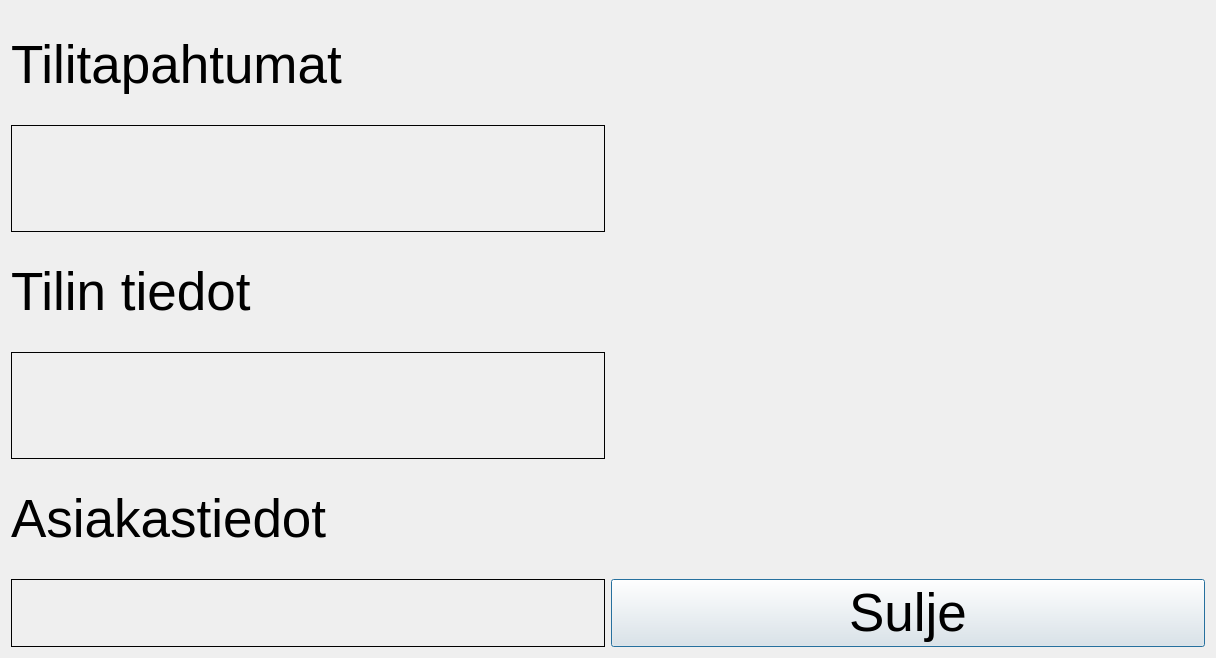
<?xml version="1.0" encoding="UTF-8"?>
<ui version="4.0">
 <class>NaytaSaldo</class>
 <widget class="QDialog" name="NaytaSaldo">
  <property name="windowModality">
   <enum>Qt::ApplicationModal</enum>
  </property>
  <property name="geometry">
   <rect>
    <x>0</x>
    <y>0</y>
    <width>1216</width>
    <height>658</height>
   </rect>
  </property>
  <property name="palette">
   <palette>
    <active>
     <colorrole role="WindowText">
      <brush brushstyle="SolidPattern">
       <color alpha="255">
        <red>170</red>
        <green>85</green>
        <blue>127</blue>
       </color>
      </brush>
     </colorrole>
    </active>
    <inactive>
     <colorrole role="WindowText">
      <brush brushstyle="SolidPattern">
       <color alpha="255">
        <red>170</red>
        <green>85</green>
        <blue>127</blue>
       </color>
      </brush>
     </colorrole>
    </inactive>
    <disabled>
     <colorrole role="WindowText">
      <brush brushstyle="SolidPattern">
       <color alpha="96">
        <red>164</red>
        <green>166</green>
        <blue>168</blue>
       </color>
      </brush>
     </colorrole>
    </disabled>
   </palette>
  </property>
  <property name="font">
   <font>
    <pointsize>50</pointsize>
   </font>
  </property>
  <property name="windowTitle">
   <string>Dialog</string>
  </property>
  <layout class="QGridLayout" name="gridLayout">
   <item row="2" column="0">
    <widget class="QLabel" name="label_2">
     <property name="palette">
      <palette>
       <active>
        <colorrole role="WindowText">
         <brush brushstyle="SolidPattern">
          <color alpha="255">
           <red>0</red>
           <green>0</green>
           <blue>0</blue>
          </color>
         </brush>
        </colorrole>
       </active>
       <inactive>
        <colorrole role="WindowText">
         <brush brushstyle="SolidPattern">
          <color alpha="255">
           <red>0</red>
           <green>0</green>
           <blue>0</blue>
          </color>
         </brush>
        </colorrole>
       </inactive>
       <disabled>
        <colorrole role="WindowText">
         <brush brushstyle="SolidPattern">
          <color alpha="96">
           <red>164</red>
           <green>166</green>
           <blue>168</blue>
          </color>
         </brush>
        </colorrole>
       </disabled>
      </palette>
     </property>
     <property name="font">
      <font>
       <pointsize>40</pointsize>
      </font>
     </property>
     <property name="text">
      <string>Tilin tiedot</string>
     </property>
    </widget>
   </item>
   <item row="3" column="0">
    <widget class="QLabel" name="Saldoaccountballabel">
     <property name="palette">
      <palette>
       <active>
        <colorrole role="WindowText">
         <brush brushstyle="SolidPattern">
          <color alpha="255">
           <red>0</red>
           <green>0</green>
           <blue>0</blue>
          </color>
         </brush>
        </colorrole>
       </active>
       <inactive>
        <colorrole role="WindowText">
         <brush brushstyle="SolidPattern">
          <color alpha="255">
           <red>0</red>
           <green>0</green>
           <blue>0</blue>
          </color>
         </brush>
        </colorrole>
       </inactive>
       <disabled>
        <colorrole role="WindowText">
         <brush brushstyle="SolidPattern">
          <color alpha="96">
           <red>164</red>
           <green>166</green>
           <blue>168</blue>
          </color>
         </brush>
        </colorrole>
       </disabled>
      </palette>
     </property>
     <property name="font">
      <font>
       <pointsize>20</pointsize>
      </font>
     </property>
     <property name="frameShape">
      <enum>QFrame::Box</enum>
     </property>
     <property name="text">
      <string/>
     </property>
    </widget>
   </item>
   <item row="5" column="0">
    <widget class="QLabel" name="Saldocustomerlabel">
     <property name="palette">
      <palette>
       <active>
        <colorrole role="WindowText">
         <brush brushstyle="SolidPattern">
          <color alpha="255">
           <red>0</red>
           <green>0</green>
           <blue>0</blue>
          </color>
         </brush>
        </colorrole>
       </active>
       <inactive>
        <colorrole role="WindowText">
         <brush brushstyle="SolidPattern">
          <color alpha="255">
           <red>0</red>
           <green>0</green>
           <blue>0</blue>
          </color>
         </brush>
        </colorrole>
       </inactive>
       <disabled>
        <colorrole role="WindowText">
         <brush brushstyle="SolidPattern">
          <color alpha="96">
           <red>164</red>
           <green>166</green>
           <blue>168</blue>
          </color>
         </brush>
        </colorrole>
       </disabled>
      </palette>
     </property>
     <property name="font">
      <font>
       <pointsize>20</pointsize>
      </font>
     </property>
     <property name="frameShape">
      <enum>QFrame::Box</enum>
     </property>
     <property name="text">
      <string/>
     </property>
    </widget>
   </item>
   <item row="4" column="0">
    <widget class="QLabel" name="label_3">
     <property name="palette">
      <palette>
       <active>
        <colorrole role="WindowText">
         <brush brushstyle="SolidPattern">
          <color alpha="255">
           <red>0</red>
           <green>0</green>
           <blue>0</blue>
          </color>
         </brush>
        </colorrole>
       </active>
       <inactive>
        <colorrole role="WindowText">
         <brush brushstyle="SolidPattern">
          <color alpha="255">
           <red>0</red>
           <green>0</green>
           <blue>0</blue>
          </color>
         </brush>
        </colorrole>
       </inactive>
       <disabled>
        <colorrole role="WindowText">
         <brush brushstyle="SolidPattern">
          <color alpha="96">
           <red>164</red>
           <green>166</green>
           <blue>168</blue>
          </color>
         </brush>
        </colorrole>
       </disabled>
      </palette>
     </property>
     <property name="font">
      <font>
       <pointsize>40</pointsize>
      </font>
     </property>
     <property name="text">
      <string>Asiakastiedot</string>
     </property>
    </widget>
   </item>
   <item row="0" column="0">
    <widget class="QLabel" name="label">
     <property name="palette">
      <palette>
       <active>
        <colorrole role="WindowText">
         <brush brushstyle="SolidPattern">
          <color alpha="255">
           <red>0</red>
           <green>0</green>
           <blue>0</blue>
          </color>
         </brush>
        </colorrole>
       </active>
       <inactive>
        <colorrole role="WindowText">
         <brush brushstyle="SolidPattern">
          <color alpha="255">
           <red>0</red>
           <green>0</green>
           <blue>0</blue>
          </color>
         </brush>
        </colorrole>
       </inactive>
       <disabled>
        <colorrole role="WindowText">
         <brush brushstyle="SolidPattern">
          <color alpha="96">
           <red>164</red>
           <green>166</green>
           <blue>168</blue>
          </color>
         </brush>
        </colorrole>
       </disabled>
      </palette>
     </property>
     <property name="font">
      <font>
       <pointsize>40</pointsize>
      </font>
     </property>
     <property name="text">
      <string>Tilitapahtumat</string>
     </property>
    </widget>
   </item>
   <item row="5" column="1">
    <widget class="QPushButton" name="CloseButton">
     <property name="font">
      <font>
       <pointsize>40</pointsize>
      </font>
     </property>
     <property name="text">
      <string>Sulje</string>
     </property>
    </widget>
   </item>
   <item row="1" column="0">
    <widget class="QLabel" name="Saldoactionslabel">
     <property name="palette">
      <palette>
       <active>
        <colorrole role="WindowText">
         <brush brushstyle="SolidPattern">
          <color alpha="255">
           <red>0</red>
           <green>0</green>
           <blue>0</blue>
          </color>
         </brush>
        </colorrole>
       </active>
       <inactive>
        <colorrole role="WindowText">
         <brush brushstyle="SolidPattern">
          <color alpha="255">
           <red>0</red>
           <green>0</green>
           <blue>0</blue>
          </color>
         </brush>
        </colorrole>
       </inactive>
       <disabled>
        <colorrole role="WindowText">
         <brush brushstyle="SolidPattern">
          <color alpha="96">
           <red>164</red>
           <green>166</green>
           <blue>168</blue>
          </color>
         </brush>
        </colorrole>
       </disabled>
      </palette>
     </property>
     <property name="font">
      <font>
       <pointsize>20</pointsize>
      </font>
     </property>
     <property name="autoFillBackground">
      <bool>false</bool>
     </property>
     <property name="frameShape">
      <enum>QFrame::Box</enum>
     </property>
     <property name="text">
      <string/>
     </property>
    </widget>
   </item>
  </layout>
 </widget>
 <resources/>
 <connections/>
</ui>
